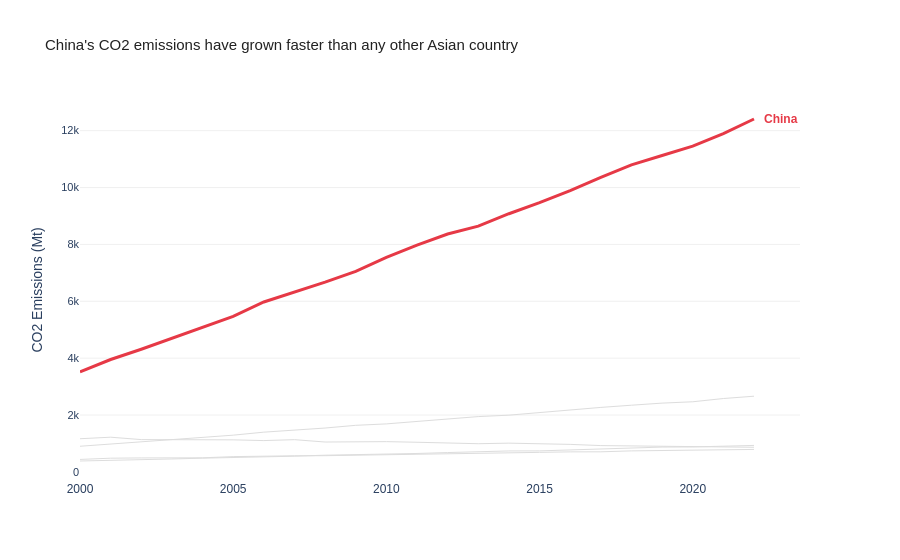

This figure's notebook cell:
### Markdown cell above
---
## Task 1 — Multi-Series Line Chart with Highlight

**What to build:** A line chart showing CO2 emissions over time for **all Asian countries** in the dataset, with one country highlighted.

**Requirements:**
- All countries shown (for context), but only **one highlighted in colour** — your choice which
- All other lines in grey (#DDDDDD), thinner
- Highlighted country **labelled directly** at the end of its line (not in a legend)
- Insight title that names the highlighted country and its story

> 💡 `df[df['Region'] == 'Asia']` to filter; use `go.Figure()` with a loop for per-country control

### Code cell
import pandas as pd
import plotly.express as px
import plotly.graph_objects as go

df = pd.read_csv('../data/co2_emissions.csv')

# Filter to Asia
asia = df[df['Region'] == 'Asia']
countries = asia['Country'].unique()

# Pick your highlight country (e.g. China — biggest story)
HIGHLIGHT = 'China'
HIGHLIGHT_COLOR = '#E63946'

fig = go.Figure()

# Loop: grey lines for all others
for country in countries:
    cdf = asia[asia['Country'] == country]
    if country == HIGHLIGHT:
        continue  # draw highlighted line last (on top)
    fig.add_trace(go.Scatter(
        x=cdf['Year'], y=cdf['CO2_Mt'],
        mode='lines',
        line=dict(color='#DDDDDD', width=1),
        showlegend=False,
        hoverinfo='skip'
    ))

# Highlighted line on top
hdf = asia[asia['Country'] == HIGHLIGHT]
last = hdf[hdf['Year'] == hdf['Year'].max()].iloc[0]

fig.add_trace(go.Scatter(
    x=hdf['Year'], y=hdf['CO2_Mt'],
    mode='lines',
    line=dict(color=HIGHLIGHT_COLOR, width=3),
    showlegend=False,
    name=HIGHLIGHT
))

# Direct label at line end
fig.add_annotation(
    x=last['Year'], y=last['CO2_Mt'],
    text=f"<b>{HIGHLIGHT}</b>",
    showarrow=False,
    xanchor='left', xshift=8,
    font=dict(color=HIGHLIGHT_COLOR, size=12, family='Arial')
)

fig.update_layout(
    title=dict(
        text="China's CO2 emissions have grown faster than any other Asian country",
        font=dict(family='Arial', size=15, color='#222222')
    ),
    plot_bgcolor='white',
    paper_bgcolor='white',
    font=dict(family='Arial'),
    xaxis=dict(
        showgrid=False,
        showline=False,
        title=None
    ),
    yaxis=dict(
        showgrid=True,
        gridcolor='#F0F0F0',
        showline=False,
        title='CO2 Emissions (Mt)',
        tickfont=dict(family='Arial', size=11)
    ),
    margin=dict(r=100)  # room for end label
)

fig.show()

### Figure 1 — Plotly figure (JSON) as saved in the notebook; plotly's stock layout.template omitted (floating-point values rounded to 4 significant figures)
{"data": [{"hoverinfo": "skip", "line": {"color": "#DDDDDD", "width": 1}, "mode": "lines", "showlegend": false, "type": "scatter", "x": [2000, 2001, 2002, 2003, 2004, 2005, 2006, 2007, 2008, 2009, 2010, 2011, 2012, 2013, 2014, 2015, 2016, 2017, 2018, 2019, 2020, 2021, 2022], "y": [901.6, 974.6, 1056.0, 1146.0, 1205.0, 1291.0, 1396.0, 1466.0, 1542.0, 1637.0, 1687.0, 1774.0, 1865.0, 1945.0, 1994.0, 2092.0, 2177.0, 2267.0, 2345.0, 2419.0, 2466.0, 2580.0, 2661.0]}, {"hoverinfo": "skip", "line": {"color": "#DDDDDD", "width": 1}, "mode": "lines", "showlegend": false, "type": "scatter", "x": [2000, 2001, 2002, 2003, 2004, 2005, 2006, 2007, 2008, 2009, 2010, 2011, 2012, 2013, 2014, 2015, 2016, 2017, 2018, 2019, 2020, 2021, 2022], "y": [1166.0, 1220.0, 1136.0, 1131.0, 1151.0, 1127.0, 1101.0, 1133.0, 1050.0, 1061.0, 1064.0, 1042.0, 1005.0, 990.9, 1010.0, 996.6, 967.4, 925.1, 916.6, 914.5, 902.8, 898.1, 865.1]}, {"hoverinfo": "skip", "line": {"color": "#DDDDDD", "width": 1}, "mode": "lines", "showlegend": false, "type": "scatter", "x": [2000, 2001, 2002, 2003, 2004, 2005, 2006, 2007, 2008, 2009, 2010, 2011, 2012, 2013, 2014, 2015, 2016, 2017, 2018, 2019, 2020, 2021, 2022], "y": [438.1, 481.5, 490.6, 490.8, 494.6, 537.2, 539.0, 566.1, 570.0, 585.4, 595.9, 620.6, 631.1, 649.6, 646.2, 686.5, 704.0, 706.0, 738.5, 750.8, 755.8, 777.3, 789.5]}, {"hoverinfo": "skip", "line": {"color": "#DDDDDD", "width": 1}, "mode": "lines", "showlegend": false, "type": "scatter", "x": [2000, 2001, 2002, 2003, 2004, 2005, 2006, 2007, 2008, 2009, 2010, 2011, 2012, 2013, 2014, 2015, 2016, 2017, 2018, 2019, 2020, 2021, 2022], "y": [382.8, 400.4, 430.7, 453.8, 482.6, 501.9, 533.0, 551.8, 586.6, 602.5, 614.5, 647.3, 680.1, 717.7, 736.3, 738.2, 768.8, 813.7, 834.8, 872.3, 876.5, 898.5, 930.5]}, {"line": {"color": "#E63946", "width": 3}, "mode": "lines", "name": "China", "showlegend": false, "type": "scatter", "x": [2000, 2001, 2002, 2003, 2004, 2005, 2006, 2007, 2008, 2009, 2010, 2011, 2012, 2013, 2014, 2015, 2016, 2017, 2018, 2019, 2020, 2021, 2022], "y": [3514.0, 3952.0, 4312.0, 4692.0, 5079.0, 5468.0, 5974.0, 6323.0, 6673.0, 7053.0, 7543.0, 7972.0, 8365.0, 8641.0, 9078.0, 9466.0, 9887.0, 10360.0, 10790.0, 11130.0, 11450.0, 11900.0, 12410.0]}], "layout": {"annotations": [{"font": {"color": "#E63946", "family": "Arial", "size": 12}, "showarrow": false, "text": "<b>China</b>", "x": 2022, "xanchor": "left", "xshift": 8, "y": 12410.0}], "font": {"family": "Arial"}, "margin": {"r": 100}, "paper_bgcolor": "white", "plot_bgcolor": "white", "title": {"font": {"color": "#222222", "family": "Arial", "size": 15}, "text": "China's CO2 emissions have grown faster than any other Asian country"}, "xaxis": {"showgrid": false, "showline": false, "title": {}}, "yaxis": {"gridcolor": "#F0F0F0", "showgrid": true, "showline": false, "tickfont": {"family": "Arial", "size": 11}, "title": {"text": "CO2 Emissions (Mt)"}}}}
